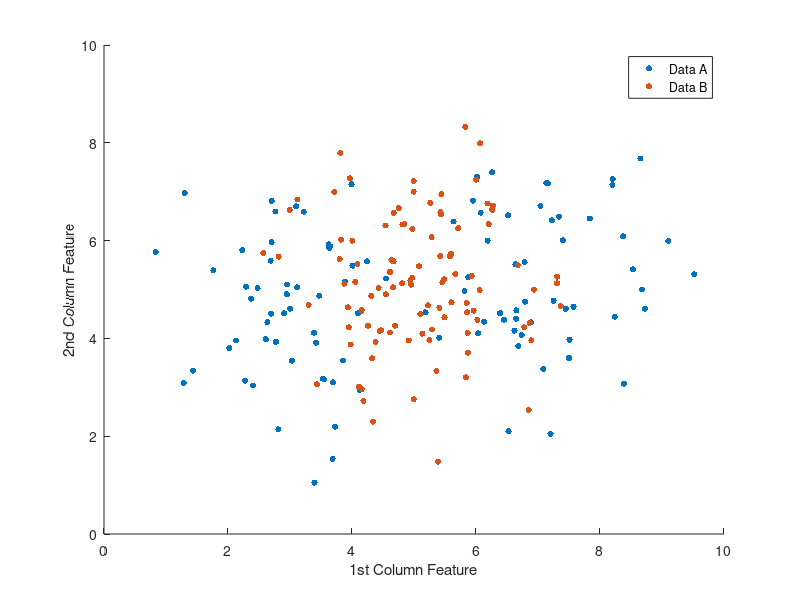

Reproduce this figure in MATLAB. (Note: this script raises an error after producing the figure.)
% 1
data_A = load('data_lvq_A.mat').('matA');
data_B = load('data_lvq_B.mat').('matB');

figure()
scatter(data_A(:,1),data_A(:,2),20,'filled','DisplayName','Data A')
hold on
scatter(data_B(:,1),data_B(:,2),20,'filled','DisplayName','Data B')
xlabel('1st Column Feature')
ylabel('2nd Column Feature')
legend

% 2
for no_A = 1:2
    for no_B = 1:2
        [E, prot_all] = LVQ(data_A,data_B,no_A,no_B);
        figure()
        plot(E,'LineWidth',1)
        title(['E over epoch for ' num2str(no_A) ' A prototypes and '...
            num2str(no_B) ' B prototypes']) 
        xlabel('Epoch')
        ylabel('Misclassification error')
        
        figure()
        scatter(data_A(:,1),data_A(:,2),'filled','DisplayName','Class A')
        hold on
        scatter(data_B(:,1), data_B(:,2),'filled','DisplayName','Class B')
        hold on
        scatter(prot_all(1:no_A,1),prot_all(1:no_A,2),...
            'LineWidth',2,'DisplayName','A prototypes')
        hold on
        scatter(prot_all(no_A+1:end,1),prot_all(no_A+1:end,2),...
             'LineWidth',2,'DisplayName','B prototypes')
        hold on
        legend
        
        if no_A == 2 && no_B == 1
            cross_validation(data_A,data_B,no_A,no_B)
        end
    end
end